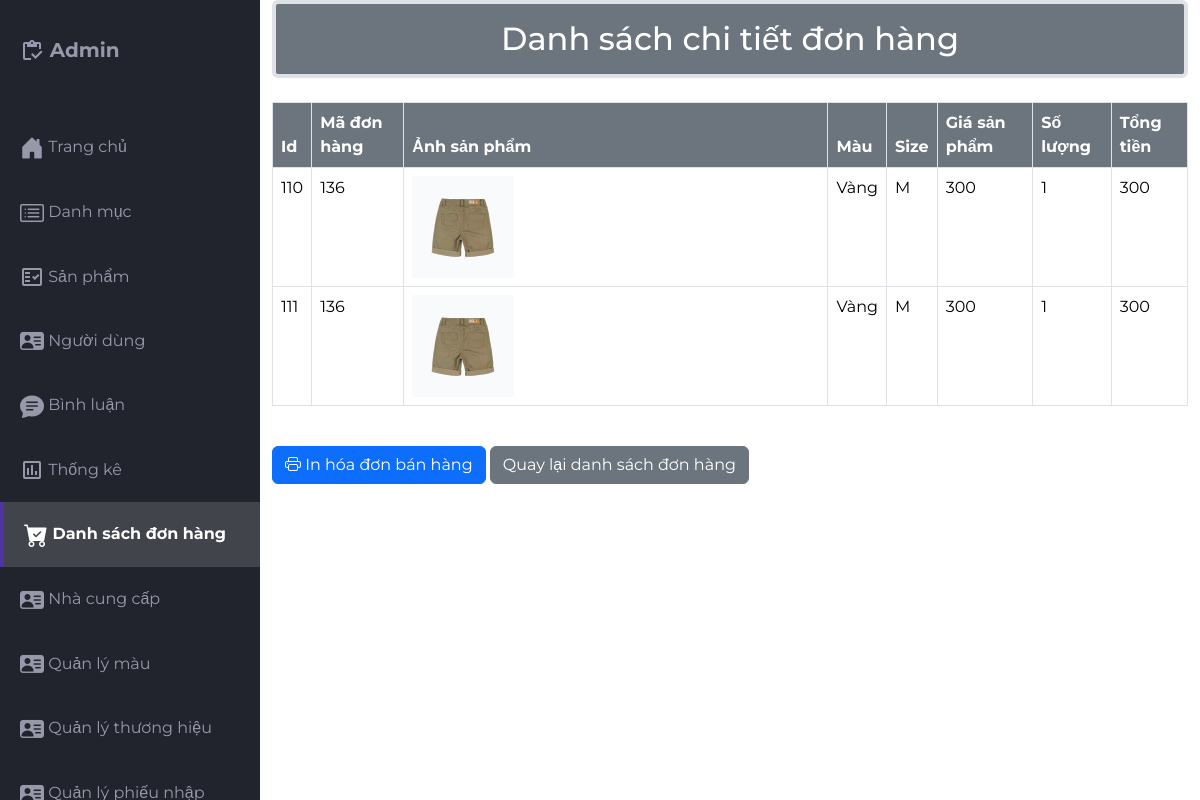
The app's page /src/Admin/indexadmin.php?act=chitietdh&order_id=136 (signed in) with its own data.
### tables this page shows
CREATE TABLE `order_chitiet` (
  `order_chitiet_id` int(10) NOT NULL COMMENT 'ID chi tiết hóa đơn',
  `order_id` int(10) NOT NULL COMMENT 'ID hóa đơn',
  `pro_id` int(10) NOT NULL COMMENT 'ID sản phẩm',
  `color_id` int(10) NOT NULL COMMENT 'Mã màu',
  `size_id` int(10) NOT NULL COMMENT 'Id size',
  `pro_price` int(50) NOT NULL COMMENT 'Đơn giá sản phẩm',
  `soluong` int(20) NOT NULL COMMENT 'Số lượng sản phẩm',
  `total_price` int(25) NOT NULL COMMENT 'Tổng tiền hóa đơn chi tiết'
);

CREATE TABLE `products` (
  `pro_id` int(10) NOT NULL,
  `pro_name` varchar(255) NOT NULL,
  `pro_img` varchar(255) NOT NULL,
  `pro_price` float NOT NULL,
  `pro_desc` text NOT NULL,
  `pro_brand` varchar(55) NOT NULL,
  `pro_stock` int(11) NOT NULL,
  `cate_id` int(10) NOT NULL,
  `ncc_id` int(10) NOT NULL DEFAULT 1 COMMENT 'ID nhà cung cấp',
  `trangthai` int(1) NOT NULL,
  `pro_viewer` int(11) NOT NULL
);

CREATE TABLE `color` (
  `color_id` int(10) NOT NULL COMMENT 'ID màu',
  `color_name` varchar(50) NOT NULL COMMENT 'Tên màu',
  `color_ma` varchar(50) NOT NULL COMMENT 'Mã màu css'
);

CREATE TABLE `size` (
  `size_id` int(10) NOT NULL COMMENT 'ID size',
  `size_name` varchar(50) NOT NULL COMMENT 'Tên size'
);

### src/app/model/connectdb.php (called while the page is built, shortened)
<?php
function get_connect()
{
    try {
        $conn = new PDO("mysql:host=localhost;dbname=da1;charset=utf8", "root", "");
        $conn->setAttribute(PDO::ATTR_ERRMODE, PDO::ERRMODE_EXCEPTION);
        return $conn;
    } catch (Exception $e) {
        echo 'Kết nối thất bại: ' . $e->getMessage();
        return null;
    }
}
function pdo_queryall($sql)
{
    $thamso = array_slice(func_get_args(), 1);
    $conn = get_connect();
    try {
        $exe = $conn->prepare($sql);
        $exe->execute($thamso);
        return $exe->fetchAll(PDO::FETCH_ASSOC);
    } catch (Exception $e) {
        echo 'Thao tác thất bại: ' . $e->getMessage();
    } finally {
        unset($conn);
    }
}

### src/app/model/donhang.php (called while the page is built, shortened)
<?php
function loadall_chitietdh($order_id)
{
    $sql = " select order_chitiet.order_chitiet_id ,order_chitiet.order_id  ,order_chitiet.color_id  ,order_chitiet.size_id  ,order_chitiet.pro_price ,order_chitiet.soluong ,order_chitiet.total_price ,products.pro_img,color.color_name,size.size_name from order_chitiet
        LEFT JOIN products ON order_chitiet.pro_id = products.pro_id
        LEFT JOIN color ON order_chitiet.color_id = color.color_id
        LEFT JOIN size ON order_chitiet.size_id = size.size_id
        where order_chitiet.order_id = $order_id";
    $result =  pdo_queryall($sql);
    return $result;
}
?>

### src/Admin/donhang/chitetdh.php (the view)
<div class="container">
    <h2 class="border border-4 mb-4 text-bg-secondary p-3 text-center rounded">Danh sách chi tiết đơn hàng</h2>
    <div class="table-responsive">
        <table class="table table-bordered table-hover">
            <thead>
                <tr>
                    <th class="text-bg-secondary">Id</th>
                    <th class="text-bg-secondary">Mã đơn hàng</th>
                    <th class="text-bg-secondary">Ảnh sản phẩm</th>
                    <th class="text-bg-secondary">Màu </th>
                    <Th class="text-bg-secondary">Size</Th>
                    <Th class="text-bg-secondary">Giá sản phẩm</Th>
                    <Th class="text-bg-secondary">Số lượng</Th>
                    <Th class="text-bg-secondary">Tổng tiền</Th>
                </tr>
            </thead>
            <tbody>
                <?php
        foreach ($chitietdh as $donhang) {
          extract($donhang);
        ?>
                <tr>
                    <td><?= $order_chitiet_id ?></td>
                    <td><?= $order_id ?></td>
                    <td><img src="./sanpham/img/<?php echo $pro_img ?>" class="w-25 h-50" alt=""></td>
                    <td><?= $color_name ?></td>
                    <td><?= $size_name ?></td>
                    <td><?= $pro_price ?></td>
                    <td><?= $soluong ?></td>
                    <td><?= $total_price ?></td>
                </tr>
                <?php } ?>
            </tbody>
        </table>
    </div>
    <div class="mt-4 mb-4">
        <a href="indexadmin.php?act=in_hoadon&order_id=<?= $order_id ?>" class="btn btn-primary" target="_blank">
            <i class="bi bi-printer"></i> In hóa đơn bán hàng
        </a>
        <a href="indexadmin.php?act=donhang" class="btn btn-secondary">
            Quay lại danh sách đơn hàng
        </a>
    </div>
</div>

### src/Admin/css/styles.css (style rules this page uses)
body { margin: 0; padding: 0; box-sizing: border-box; background-color: #e6e8ed; color: #666666; font-family: "Montserrat", sans-serif; }

### records on screen
order_chitiet: order_chitiet_id "110", order "136", pro.pro_img (picture), color.color_name "Vàng", size.size_name "M", pro_price "300", soluong "1", total_price "300"
order_chitiet: order_chitiet_id "111", order "136", pro.pro_img (picture), color.color_name "Vàng", size.size_name "M", pro_price "300", soluong "1", total_price "300"
